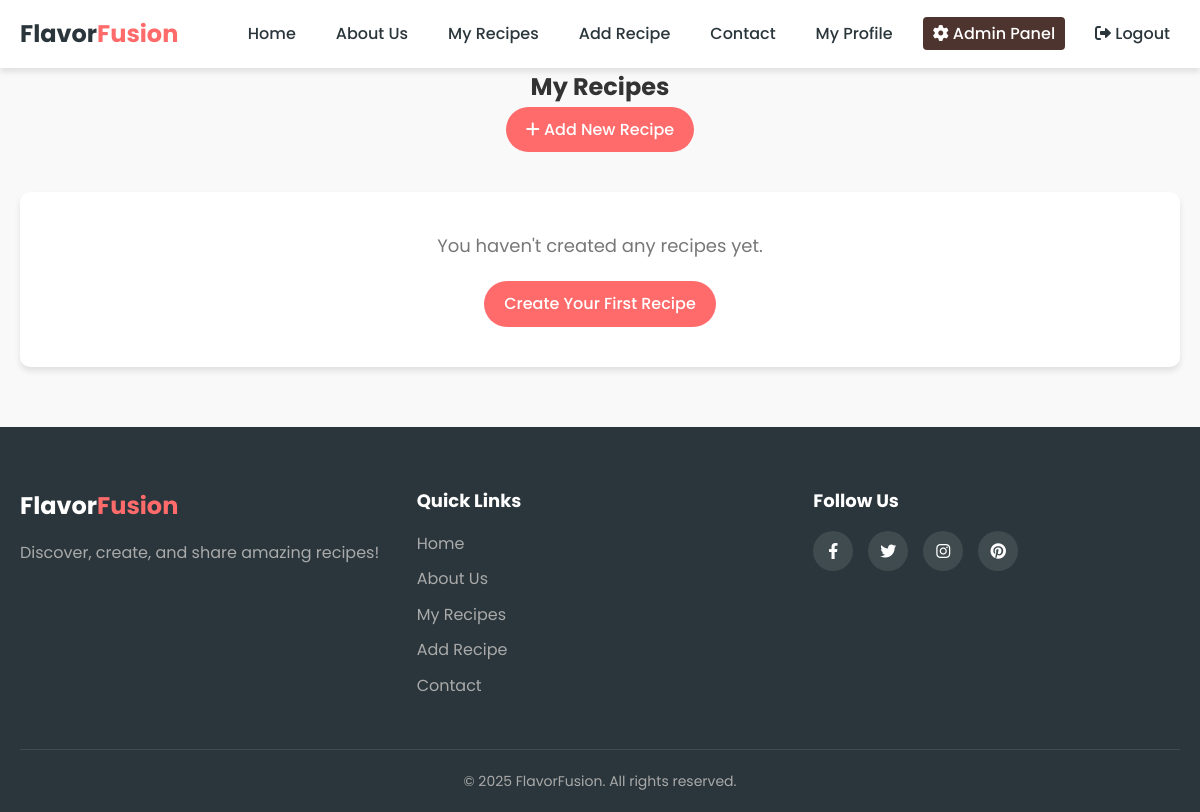
/recipes/ (signed in), run on an earlier commit of the app's database.
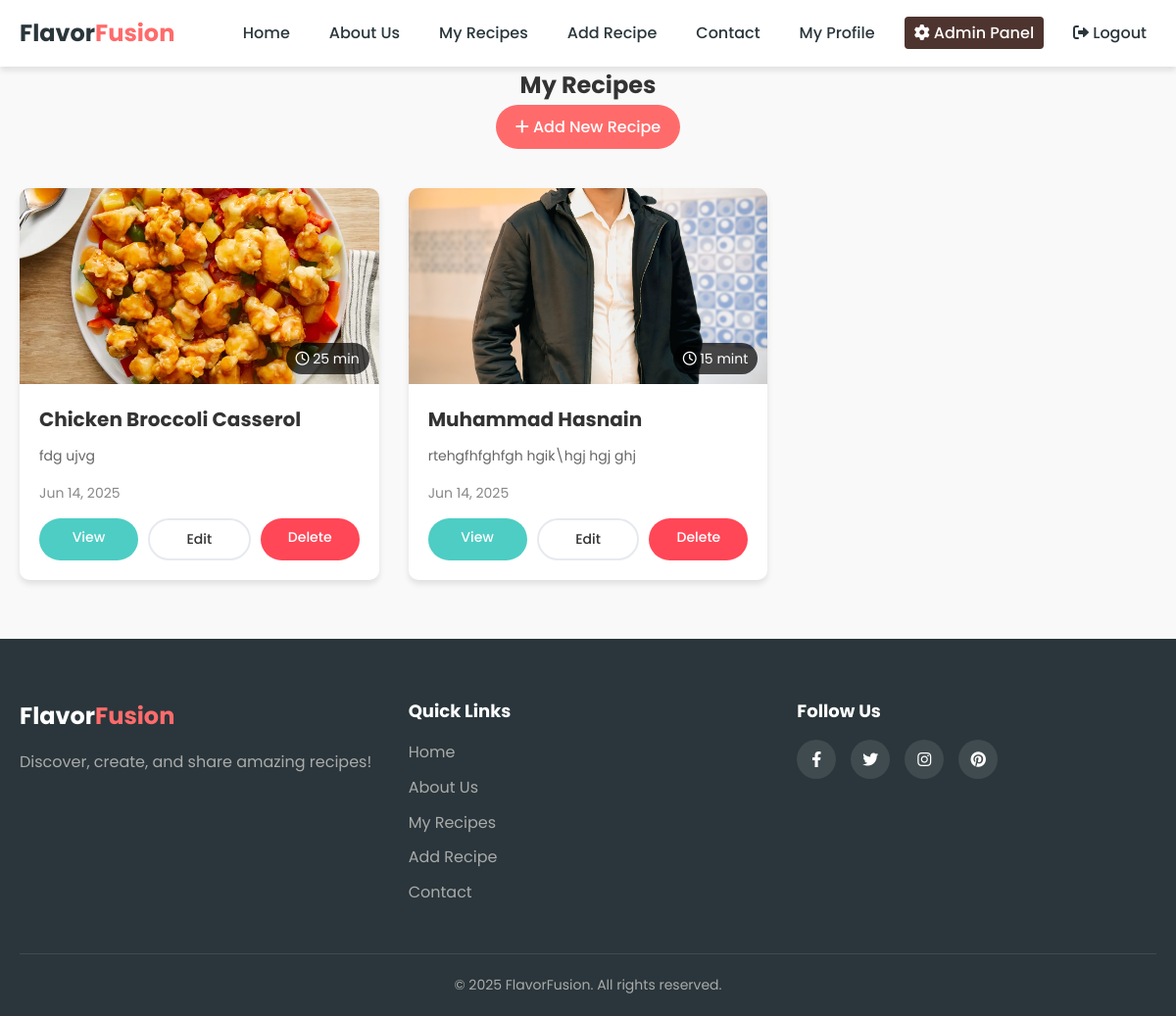
And on a later commit of the database.
### recipes/models.py (models this page shows, shortened)
class Recipe(models.Model):
    user = models.ForeignKey(User, on_delete=models.CASCADE)
    name = models.CharField(max_length=200)
    image = models.ImageField(upload_to='recipe_images/', null=True, blank=True)
    prep_time = models.CharField(max_length=50)
    description = models.TextField()
    instructions = models.TextField()
    created_at = models.DateTimeField(auto_now_add=True)

### recipes/views.py (the view)
# urls.py: path('recipes/', views.recipe_list, name='recipe_list'),
@login_required
def recipe_list(request):
    recipes = Recipe.objects.filter(user=request.user).order_by('-created_at')
    return render(request, 'recipes/recipe_list.html', {'recipes': recipes})

### templates/recipes/recipe_list.html (shortened to what this page needs)
{% extends 'base.html' %}
{% load static %}
{% block content %}
  <section class="my-recipes">
    <div class="section-header">
      <h1>My Recipes</h1>
      <a href="{% url 'recipe_create' %}" class="btn btn-primary"><i class="fas fa-plus"></i> Add New Recipe</a>
    </div>
    <div class="recipe-grid">
      {% if recipes %}
        {% for recipe in recipes %}
          <div class="recipe-card">
            <div class="recipe-image"
                 data-image-url="{% if recipe.image %}{{ recipe.image.url }}{% else %}{% static 'images/default-recipe.jpg' %}{% endif %}">
              <div class="recipe-time">
                <i class="far fa-clock"></i> {{ recipe.prep_time }}
              </div>
            </div>
            <div class="recipe-content">
              <h3>{{ recipe.name }}</h3>
              <p>{{ recipe.description|truncatechars:100 }}</p>
              <div class="recipe-meta">
                <span>{{ recipe.created_at|date:"M d, Y" }}</span>
              </div>
              <div class="recipe-card-actions">
                <a href="{% url 'recipe_detail' recipe.id %}" class="btn btn-secondary">View</a>
                <a href="{% url 'recipe_update' recipe.id %}" class="btn btn-outline">Edit</a>
                <a href="{% url 'recipe_delete' recipe.id %}" class="btn btn-danger">Delete</a>
              </div>
            </div>
          </div>
        {% endfor %}
      {% else %}
        <div class="no-recipes">
          <p>You haven't created any recipes yet.</p>
          <a href="{% url 'recipe_create' %}" class="btn btn-primary">Create Your First Recipe</a>
        </div>
      {% endif %}
    </div>
  </section>
{% endblock %}

What changed in the data, as far as the page shows it:
added Recipe: shows a picture, prep_time "25 min", name "Chicken Broccoli Casserol", description "fdg ujvg", created_at "Jun 14, 2025"
added Recipe: shows a picture, prep_time "15 mint", name "Muhammad Hasnain", description "rtehgfhfghfgh hgik\\hgj hgj ghj", created_at "Jun 14, 2025"
Also different on the page:
text no longer shown: "You haven't created any recipes yet. Create Your First Recipe"
